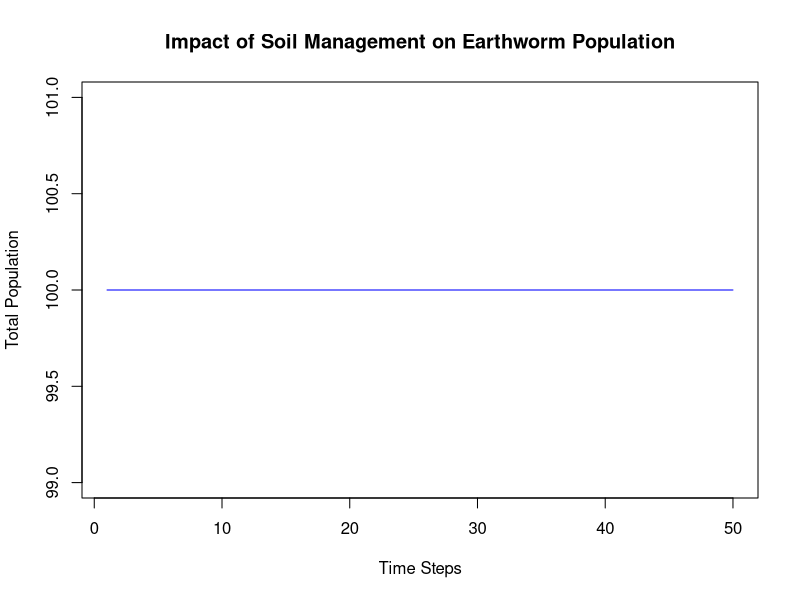
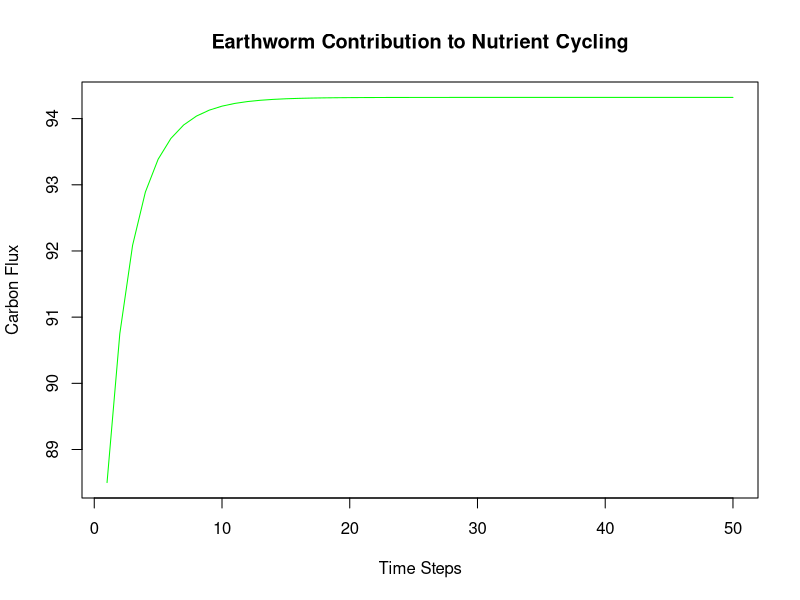
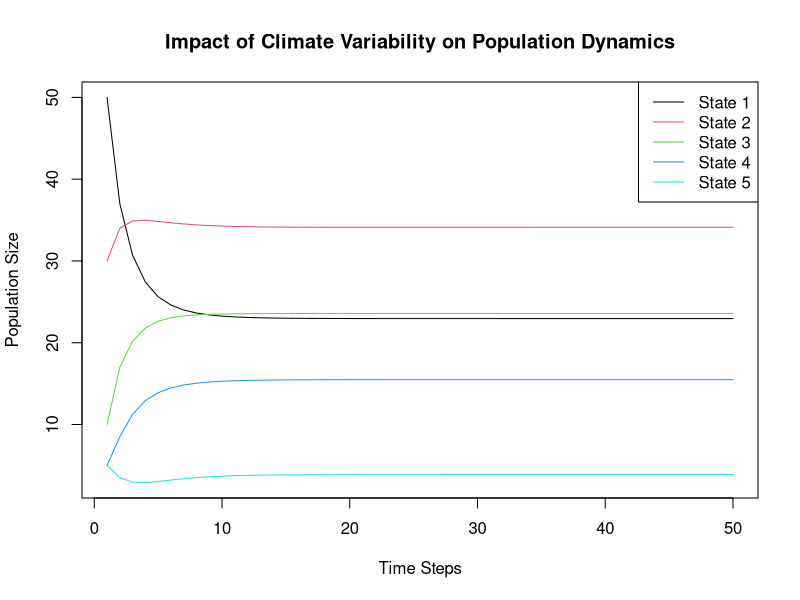

Reproduce these figures in R, in order.
## ---- chunk 1
knitr::opts_chunk$set(echo = TRUE)
## ---- chunk 2
# Parameters for simulation
n_states <- 5  # Number of fitness states
n_steps <- 50  # Number of time steps
initial_population <- c(50, 30, 10, 5, 5)  # Initial distribution across states

# Transition matrix (example)
P <- matrix(c(
  0.6, 0.3, 0.1, 0.0, 0.0,
  0.2, 0.5, 0.2, 0.1, 0.0,
  0.1, 0.3, 0.4, 0.2, 0.0,
  0.0, 0.2, 0.3, 0.4, 0.1,
  0.0, 0.0, 0.1, 0.3, 0.6
), nrow = n_states, byrow = TRUE)

# Ensure matrix rows sum to 1
P <- sweep(P, 1, rowSums(P), FUN = "/")
## ---- chunk 3
# Adjust fitness contributions for soil amendment
pH_effect <- exp(-0.1 * abs(7 - 6.5))  # Optimal pH after liming
moisture_effect <- exp(-0.05 * (0.3 - 0.35)^2)  # Optimal moisture
nutrient_effect <- 1.2  # Increased nutrients from compost

# Combined environmental fitness factor
fitness_factor <- pH_effect * moisture_effect * nutrient_effect

# Adjust transition matrix
modified_P <- P * fitness_factor
modified_P <- sweep(modified_P, 1, rowSums(modified_P), FUN = "/")

# Simulate population
total_population <- matrix(0, nrow = n_steps, ncol = n_states)
total_population[1, ] <- initial_population

for (t in 2:n_steps) {
  total_population[t, ] <- total_population[t - 1, ] %*% modified_P
}

# Plot results
plot(1:n_steps, rowSums(total_population), type = "l", col = "blue",
     xlab = "Time Steps", ylab = "Total Population",
     main = "Impact of Soil Management on Earthworm Population")
## ---- chunk 4
# Parameters for nutrient cycling
cycling_efficiency <- c(0.8, 0.9, 1.0, 1.1, 1.2)  # Efficiency per fitness category
carbon_flux <- numeric(n_steps)

# Calculate carbon flux over time
for (t in 1:n_steps) {
  carbon_flux[t] <- sum(total_population[t, ] * cycling_efficiency)
}

# Plot nutrient cycling efficiency
plot(1:n_steps, carbon_flux, type = "l", col = "green",
     xlab = "Time Steps", ylab = "Carbon Flux",
     main = "Earthworm Contribution to Nutrient Cycling")
## ---- chunk 5
# Initialize population matrix for climate variation
population_climate <- matrix(0, nrow = n_steps, ncol = n_states)
population_climate[1, ] <- initial_population

# Simulate temperature and moisture variation
for (t in 2:n_steps) {
  temperature_effect <- exp(-0.1 * (sin(2 * pi * t / 50) - 0.2)^2)
  moisture_effect <- exp(-0.05 * (runif(1, 0.25, 0.35) - 0.3)^2)
  fitness_factor <- temperature_effect * moisture_effect

  # Adjust transition matrix
  modified_P <- P * fitness_factor
  modified_P <- sweep(modified_P, 1, rowSums(modified_P), FUN = "/")

  population_climate[t, ] <- population_climate[t - 1, ] %*% modified_P
}

# Plot population dynamics under climate variability
matplot(1:n_steps, population_climate, type = "l", lty = 1, col = 1:n_states,
        xlab = "Time Steps", ylab = "Population Size",
        main = "Impact of Climate Variability on Population Dynamics")
legend("topright", legend = paste("State", 1:n_states), col = 1:n_states, lty = 1)
